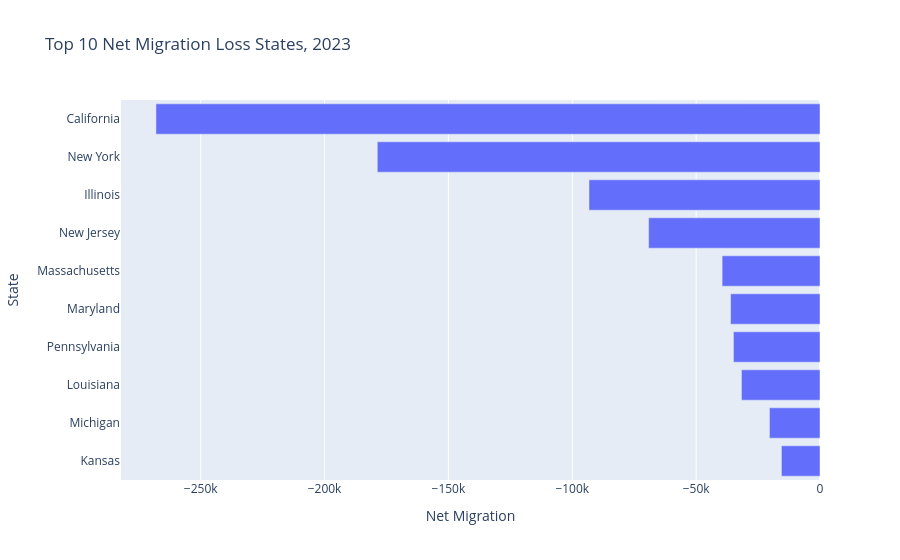

The code cell stored with this chart in its notebook:
### Code cell
fig = px.bar(
    top_loss,
    x="net_migration",
    y="destination",
    orientation="h",
    title="Top 10 Net Migration Loss States, 2023",
    labels={"net_migration": "Net Migration", "destination": "State"}
)

fig.update_layout(yaxis={"categoryorder": "total descending"})
fig.show()

### Figure 1 — Plotly figure (JSON) as saved in the notebook; plotly's stock layout.template omitted (floating-point values rounded to 4 significant figures)
{"data": [{"alignmentgroup": "True", "hovertemplate": "Net Migration=%{x}<br>State=%{y}<extra></extra>", "legendgroup": "", "marker": {"color": "#636efa", "pattern": {"shape": ""}}, "name": "", "offsetgroup": "", "orientation": "h", "showlegend": false, "textposition": "auto", "type": "bar", "x": [-268052, -178709, -93247, -69179, -39513, -36090, -34935, -31716, -20415, -15575], "xaxis": "x", "y": ["California", "New York", "Illinois", "New Jersey", "Massachusetts", "Maryland", "Pennsylvania", "Louisiana", "Michigan", "Kansas"], "yaxis": "y"}], "layout": {"barmode": "relative", "legend": {"tracegroupgap": 0}, "title": {"text": "Top 10 Net Migration Loss States, 2023"}, "xaxis": {"anchor": "y", "domain": [0, 1], "title": {"text": "Net Migration"}}, "yaxis": {"anchor": "x", "categoryorder": "total descending", "domain": [0, 1], "title": {"text": "State"}}}}
